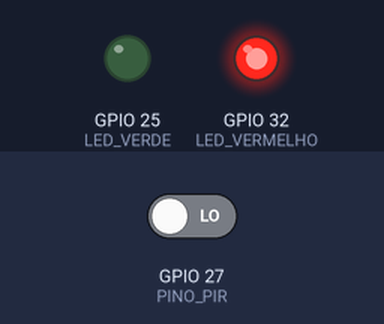
A sketch run on a simulated ESP32. Parts: output pins drawn as LEDs (lit = HIGH). The inputs (shaded band) are chosen by the test bench; at power-on: GPIO 27 (PINO_PIR) LOW. WiFi joins after 1.5 s; servers stay silent unless stated; no MQTT or app messages arrive unless stated; what the sketch prints to the serial monitor is not drawn.

Above: at 2.2 s.
2.3 s: GPIO 27 (PINO_PIR) driven HIGH
At 3.0 s:
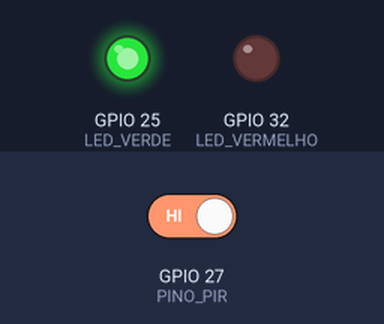
8.0 s: GPIO 27 (PINO_PIR) driven LOW
At 9.1 s:
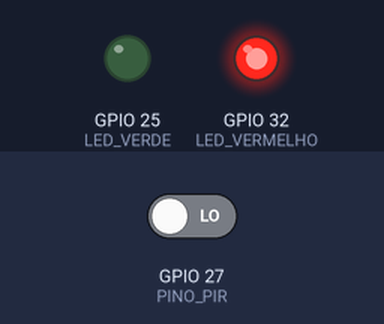
Timing chart, 0 to 10.5 s (numbered marks = the images above; inputs shaded):
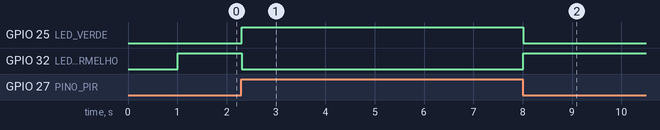

Measured:
- after the input at 2.3 s, GPIO 25 (LED_VERDE): LOW → HIGH at once; GPIO 32 (LED_VERMELHO): HIGH → LOW at once
- after the input at 8.0 s, GPIO 25 (LED_VERDE): HIGH → LOW at once; GPIO 32 (LED_VERMELHO): LOW → HIGH at once

The sketch:

conexao_mqtt.ino
```cpp
#include <WiFi.h>
#include <WiFiClientSecure.h>
#include <PubSubClient.h>
#include <ArduinoJson.h>

#include "secrets.h"

// =====================================================
// DISPOSITIVO
// =====================================================

const char *DEVICE_ID = "esp32-01";

// =====================================================
// TOPICOS MQTT
// =====================================================

const char *TOPICO_TELEMETRIA =
    "despertador/gab/esp32-01/telemetria";

const char *TOPICO_COMANDO =
    "despertador/gab/esp32-01/comando";

const char *TOPICO_ESTADO =
    "despertador/gab/esp32-01/estado";

// =====================================================
// PINOS
// =====================================================

const int PINO_PIR = 27;

const int LED_VERDE = 25;

const int LED_VERMELHO = 32;

const int PINO_BUZZER = 12;

// =====================================================
// MQTT
// =====================================================

WiFiClientSecure wifiClient;

PubSubClient mqtt(
    wifiClient);

// =====================================================
// ESTADOS DO SISTEMA
// =====================================================

bool alarmeAtivo = false;

bool modoAutomatico = false;

bool pausaPorMovimento = false;

bool wifiEstavaConectado = false;

int movimentoAnterior = LOW;

// =====================================================
// TEMPORIZADORES
// =====================================================

unsigned long ultimaTentativaMQTT = 0;

unsigned long ultimaTelemetria = 0;

unsigned long inicioPausaMovimento = 0;

const unsigned long INTERVALO_MQTT =
    5000;

const unsigned long INTERVALO_TELEMETRIA =
    10000;

// Durante os testes:
// 10 segundos

const unsigned long TEMPO_PAUSA_MOVIMENTO =
    10UL * 1000UL;

/*
    Quando terminar os testes e quiser
    voltar para 5 minutos:

    const unsigned long TEMPO_PAUSA_MOVIMENTO =
        5UL * 60UL * 1000UL;
*/

// =====================================================
// DIAGNOSTICO WIFI
// =====================================================

void mostrarDiagnostico()
{
    Serial.println();

    Serial.println(
        "======= DIAGNOSTICO DE REDE =======");

    Serial.print(
        "SSID: ");

    Serial.println(
        WiFi.SSID());

    Serial.print(
        "IP: ");

    Serial.println(
        WiFi.localIP());

    Serial.print(
        "Gateway: ");

    Serial.println(
        WiFi.gatewayIP());

    Serial.print(
        "RSSI: ");

    Serial.print(
        WiFi.RSSI());

    Serial.println(
        " dBm");

    Serial.println(
        "===================================");
}

// =====================================================
// ATIVAR ALARME
// =====================================================

void ativarAlarme()
{
    alarmeAtivo = true;

    ledcWriteTone(
        PINO_BUZZER,
        440);

    Serial.println(
        "ALARME ATIVADO");
}

// =====================================================
// DESATIVAR ALARME
// =====================================================

void desativarAlarme()
{
    alarmeAtivo = false;

    ledcWriteTone(
        PINO_BUZZER,
        0);

    Serial.println(
        "ALARME DESATIVADO");
}

// =====================================================
// ATIVAR MODO AUTOMATICO
// =====================================================

void ativarModoAutomatico()
{
    modoAutomatico = true;

    pausaPorMovimento = false;

    Serial.println(
        "MODO AUTOMATICO ATIVADO");

    ativarAlarme();
}

// =====================================================
// PUBLICAR ESTADO / CONFIRMACAO
// =====================================================

void publicarEstado(
    const char *requestId,
    const char *comando,
    bool executado,
    const char *motivo)
{
    if (!mqtt.connected())
    {
        return;
    }

    JsonDocument json;

    json["deviceId"] =
        DEVICE_ID;

    json["requestId"] =
        requestId;

    json["comando"] =
        comando;

    json["executado"] =
        executado;

    json["alarmeAtivo"] =
        alarmeAtivo;

    json["modoAutomatico"] =
        modoAutomatico;

    json["pausaMovimento"] =
        pausaPorMovimento;

    json["motivo"] =
        motivo;

    char mensagem[384];

    size_t tamanho =
        serializeJson(
            json,
            mensagem,
            sizeof(mensagem));

    bool publicado =
        mqtt.publish(
            TOPICO_ESTADO,
            (uint8_t *)mensagem,
            tamanho,
            true);

    Serial.print(
        "Confirmacao: ");

    Serial.print(
        mensagem);

    Serial.println(
        publicado
            ? " [enviada]"
            : " [falhou]");
}

// =====================================================
// PUBLICAR TELEMETRIA
// =====================================================

void publicarTelemetria(
    int movimento)
{
    if (!mqtt.connected())
    {
        return;
    }

    JsonDocument json;

    json["deviceId"] =
        DEVICE_ID;

    json["movimento"] =
        movimento == HIGH;

    json["ledVerde"] =
        digitalRead(
            LED_VERDE) == HIGH;

    json["ledVermelho"] =
        digitalRead(
            LED_VERMELHO) == HIGH;

    json["alarmeAtivo"] =
        alarmeAtivo;

    json["modoAutomatico"] =
        modoAutomatico;

    json["pausaMovimento"] =
        pausaPorMovimento;

    json["rssi"] =
        WiFi.RSSI();

    json["uptimeMs"] =
        millis();

    char mensagem[384];

    size_t tamanho =
        serializeJson(
            json,
            mensagem,
            sizeof(mensagem));

    bool publicado =
        mqtt.publish(
            TOPICO_TELEMETRIA,
            (uint8_t *)mensagem,
            tamanho,
            false);

    if (!publicado)
    {
        Serial.println(
            "Falha ao publicar telemetria");
    }
}

// =====================================================
// RECEBER COMANDO MQTT
// =====================================================

void receberMensagem(
    char *topic,
    byte *payload,
    unsigned int length)
{
    JsonDocument json;

    DeserializationError erro =
        deserializeJson(
            json,
            payload,
            length);

    if (erro)
    {
        Serial.println(
            "JSON INVALIDO");

        return;
    }

    const char *comando =
        json["comando"] | "";

    const char *requestId =
        json["requestId"] | "sem-id";

    Serial.println();

    Serial.println(
        "=== COMANDO RECEBIDO ===");

    Serial.print(
        "RequestId: ");

    Serial.println(
        requestId);

    Serial.print(
        "Comando: ");

    Serial.println(
        comando);

    // =================================================
    // LIGAR ALARME
    // =================================================

    if (
        strcmp(
            comando,
            "ligar_alarme") == 0)
    {
        // O comando manual cancela
        // o modo automatico.

        modoAutomatico =
            false;

        pausaPorMovimento =
            false;

        ativarAlarme();

        // Confirma somente depois
        // de executar a acao.

        publicarEstado(
            requestId,
            comando,
            true,
            "comando_executado");

        return;
    }

    // =================================================
    // DESLIGAR ALARME
    // =================================================

    if (
        strcmp(
            comando,
            "desligar_alarme") == 0)
    {
        modoAutomatico =
            false;

        pausaPorMovimento =
            false;

        desativarAlarme();

        publicarEstado(
            requestId,
            comando,
            true,
            "comando_executado");

        return;
    }

    // =================================================
    // MODO AUTOMATICO
    // =================================================

    if (
        strcmp(
            comando,
            "automatico") == 0)
    {
        ativarModoAutomatico();

        publicarEstado(
            requestId,
            comando,
            true,
            "comando_executado");

        return;
    }

    // =================================================
    // COMANDO INVALIDO
    // =================================================

    Serial.println(
        "COMANDO NAO SUPORTADO");

    publicarEstado(
        requestId,
        comando,
        false,
        "comando_nao_suportado");
}

// =====================================================
// CONECTAR MQTT
// =====================================================

void conectarMQTT()
{
    if (
        WiFi.status() != WL_CONNECTED)
    {
        return;
    }

    if (
        mqtt.connected())
    {
        return;
    }

    Serial.println(
        "Conectando ao HiveMQ...");

    bool conectado =
        mqtt.connect(
            "esp32-despertador-gab-01",
            MQTT_USERNAME,
            MQTT_PASSWORD);

    if (!conectado)
    {
        Serial.print(
            "Falha MQTT. Codigo: ");

        Serial.println(
            mqtt.state());

        return;
    }

    Serial.println(
        "MQTT conectado!");

    // =================================================
    // ASSINAR COMANDOS
    // =================================================

    bool inscrito =
        mqtt.subscribe(
            TOPICO_COMANDO,
            1);

    if (inscrito)
    {
        Serial.println(
            "Topico de comandos assinado.");
    }
    else
    {
        Serial.println(
            "Falha ao assinar topico.");
    }

    // =================================================
    // ESTADO INICIAL
    // =================================================

    /*
        Esta mensagem substitui o antigo
        retained no topico /estado.

        O Gateway reconhece "startup"
        como estado inicial e não como
        um comando do usuario.
    */

    publicarEstado(
        "startup",
        "estado_inicial",
        true,
        "mqtt_conectado");
}

// =====================================================
// SETUP
// =====================================================

void setup()
{
    Serial.begin(
        115200);

    delay(
        1000);

    Serial.println();

    Serial.println(
        "=====================================");

    Serial.println(
        "DESPERTADOR INTELIGENTE ESP32");

    Serial.println(
        "=====================================");

    // =================================================
    // PIR
    // =================================================

    pinMode(
        PINO_PIR,
        INPUT);

    // =================================================
    // LEDS
    // =================================================

    pinMode(
        LED_VERDE,
        OUTPUT);

    pinMode(
        LED_VERMELHO,
        OUTPUT);

    digitalWrite(
        LED_VERDE,
        LOW);

    digitalWrite(
        LED_VERMELHO,
        HIGH);

    // =================================================
    // BUZZER
    // =================================================

    bool buzzerConfigurado =
        ledcAttach(
            PINO_BUZZER,
            1000,
            8);

    if (
        buzzerConfigurado)
    {
        Serial.println(
            "Buzzer configurado.");
    }
    else
    {
        Serial.println(
            "Erro ao configurar buzzer.");
    }

    ledcWriteTone(
        PINO_BUZZER,
        0);

    // =================================================
    // ESTADO INICIAL DO PIR
    // =================================================

    movimentoAnterior =
        digitalRead(
            PINO_PIR);

    // =================================================
    // WIFI
    // =================================================

    WiFi.mode(
        WIFI_STA);

    WiFi.setAutoReconnect(
        true);

    WiFi.begin(
        WIFI_SSID,
        WIFI_PASSWORD);

    Serial.println(
        "Conectando ao Wi-Fi...");

    // =================================================
    // TLS
    // =================================================

    /*
        Para o projeto academico estamos
        utilizando conexao TLS sem validar
        manualmente o certificado.
    */

    wifiClient.setInsecure();

    // =================================================
    // MQTT
    // =================================================

    mqtt.setServer(
        MQTT_HOST,
        MQTT_PORT);

    mqtt.setCallback(
        receberMensagem);

    mqtt.setBufferSize(
        512);
}

// =====================================================
// LOOP
// =====================================================

void loop()
{
    // =================================================
    // WIFI
    // =================================================

    bool wifiConectado =
        WiFi.status() == WL_CONNECTED;

    // ---------------------------------------------
    // CONECTOU
    // ---------------------------------------------

    if (
        wifiConectado &&
        !wifiEstavaConectado)
    {
        wifiEstavaConectado =
            true;

        Serial.println();

        Serial.println(
            "Wi-Fi conectado!");

        mostrarDiagnostico();
    }

    // ---------------------------------------------
    // DESCONECTOU
    // ---------------------------------------------

    if (
        !wifiConectado &&
        wifiEstavaConectado)
    {
        wifiEstavaConectado =
            false;

        Serial.println(
            "Wi-Fi desconectado!");
    }

    // =================================================
    // MQTT
    // =================================================

    if (
        wifiConectado &&
        !mqtt.connected())
    {
        unsigned long agora =
            millis();

        if (
            agora -
                ultimaTentativaMQTT >=
            INTERVALO_MQTT)
        {
            ultimaTentativaMQTT =
                agora;

            conectarMQTT();
        }
    }

    if (
        mqtt.connected())
    {
        mqtt.loop();
    }

    // =================================================
    // LEITURA PIR
    // =================================================

    int movimento =
        digitalRead(
            PINO_PIR);

    // Detecta somente a transicao:
    //
    // LOW -> HIGH

    bool novoMovimento =
        movimento == HIGH &&
        movimentoAnterior == LOW;

    // =================================================
    // LEDS
    // =================================================

    if (
        movimento == HIGH)
    {
        digitalWrite(
            LED_VERDE,
            HIGH);

        digitalWrite(
            LED_VERMELHO,
            LOW);
    }
    else
    {
        digitalWrite(
            LED_VERDE,
            LOW);

        digitalWrite(
            LED_VERMELHO,
            HIGH);
    }

    // =================================================
    // MODO AUTOMATICO
    // =================================================

    if (
        modoAutomatico)
    {
        // ---------------------------------------------
        // MOVIMENTO DETECTADO
        // ---------------------------------------------

        if (
            novoMovimento &&
            !pausaPorMovimento)
        {
            Serial.println();

            Serial.println(
                "MOVIMENTO DETECTADO");

            Serial.println(
                "Pausando alarme por 10 segundos...");

            // Para o buzzer.
            desativarAlarme();

            // Mantém o modo automático ativo.
            pausaPorMovimento =
                true;

            inicioPausaMovimento =
                millis();

            // Não é uma confirmação de
            // comando do Gateway.
            //
            // É um evento interno do ESP32.

            publicarEstado(
                "evento",
                "automatico",
                true,
                "movimento_detectado");
        }

        // ---------------------------------------------
        // VERIFICAR FIM DA PAUSA
        // ---------------------------------------------

        if (
            pausaPorMovimento)
        {
            unsigned long tempoPassado =
                millis() -
                inicioPausaMovimento;

            if (
                tempoPassado >=
                TEMPO_PAUSA_MOVIMENTO)
            {
                pausaPorMovimento =
                    false;

                Serial.println();

                Serial.println(
                    "Fim da pausa de 10 segundos.");

                Serial.println(
                    "Buzzer voltando a tocar...");

                ativarAlarme();

                publicarEstado(
                    "evento",
                    "automatico",
                    true,
                    "fim_da_pausa");
            }
        }
    }

    // =================================================
    // TELEMETRIA QUANDO PIR MUDA
    // =================================================

    if (
        movimento !=
        movimentoAnterior)
    {
        publicarTelemetria(
            movimento);

        movimentoAnterior =
            movimento;
    }

    // =================================================
    // TELEMETRIA PERIODICA
    // =================================================

    unsigned long agora =
        millis();

    if (
        agora -
            ultimaTelemetria >=
        INTERVALO_TELEMETRIA)
    {
        ultimaTelemetria =
            agora;

        publicarTelemetria(
            movimento);
    }

    // Delay pequeno apenas para estabilidade.
    delay(
        20);
}
```

secrets.example.h
```cpp
#ifndef SECRETS_H
#define SECRETS_H

const char *WIFI_SSID = "SEU_WIFI";
const char *WIFI_PASSWORD = "SUA_SENHA_WIFI";

const char *MQTT_HOST =
    "SEU_BROKER.s1.eu.hivemq.cloud";

const int MQTT_PORT = 8883;

const char *MQTT_USERNAME =
    "SEU_USUARIO_MQTT";

const char *MQTT_PASSWORD =
    "SUA_SENHA_MQTT";

#endif
```
